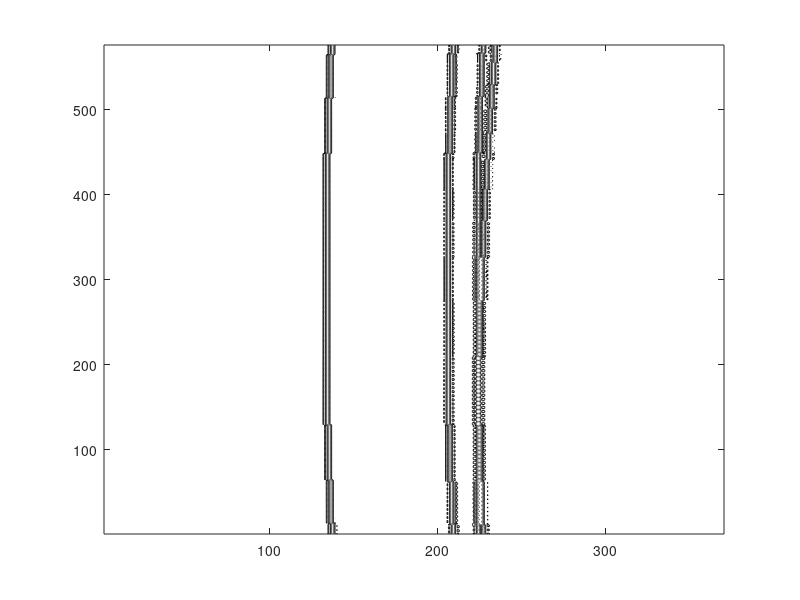

MATLAB code for this plot:
clear all;
%======================================================================
%%% (I) parameters' definition
%======================================================================
c=3e+8;						% speed of light
pi=3.1415926;	 		    % pi
j00=sqrt(-1);			    % square root of -1

res_a=1;				    % required azimuth resolution
res_r=1;				    % required range resolution
k_a=1.2;				    % azimuth factor
k_r=1.2;				    % range factor

Ra=4000.;				    % radar working distance
va=70.; 				    % radar/platform forward velocity
Tp=1.e-6; 					% transmitted pulse width      
fc=3.e+9;	 				% carrier frequency 
FsFactor = 1.5;
theta=90*pi/180;			% squint angle   

%======================================================================

lamda=c/fc;							    % wavelength
Br=k_r*c/2./res_r;					    % required transmitted bandwidth
Fs=Br*FsFactor;						    % A/D sampling rate
bin_r=c/2./Fs;						    % range bin
Kr=Br/Tp;					  		    % range chirp rate	  

La=Ra*k_a*lamda/2/res_a/sin(theta);     % required synthetic aperture length
Ta=La/va;							    % required synthetic aperture time
fdc=2*va*cos(theta)/lamda;              % doppler centriod
fdr=-2*(va*sin(theta)).^2/lamda/Ra;	    % doppler rate
Bd=abs(fdr)*Ta;						    % doppler bandwidth
prf=round(Bd*2);					    % PRF	

%======================================================================
%%%(II) echo return modelling (point target)
%======================================================================

na=fix(Ta*prf/2);					% azimuth sampling number
ta=-na:na;											
ta=ta/prf;							% slow time along azimuth
xa=va*ta-Ra*cos(theta);				% azimuth location along flight track
Na=2*fix(na);

x0=[  0  0  0 100];                  % define multi points if you want
R0=[-50 -10 0  0];                  % x0: azimuth location (positive towards forward velocity)
                                    % R0: slant range location (positive towards far range)

Npt_num = length(x0);

ra=zeros(Npt_num, length(xa));      % calculate every point target's slant range history
for i=1:Npt_num                                    
	ra(i,:)=sqrt((Ra*sin(theta)+R0(i)).^2+(xa+x0(i)).^2);		 
end   

rmax=max(max(ra));					% max. slant range
rmin=min(min(ra));					% min. slant range
rmc=fix((rmax-rmin)/bin_r);			% range migration,	number

rg=0*ra;                            % initialize 
rg=fix((ra-rmin)/bin_r+1);			% range gate index caused by range migration
rgmax=max(max(rg));
rgmin=min(min(rg));

nr=round(Tp*Fs);					% samples of a pluse
tr=1:fix(nr)+1;									
tr=tr/Fs-Tp/2;						% fast time within a pluse duration
Nr=nr+rgmax;

%======================================================================
%%%(II) echo return modelling (point target)
%======================================================================

sig=zeros(Na,Nr); 
for i=1:Na			
	for k=1:Npt_num
  		sig(i,rg(k,i):rg(k,i)+nr)=sig(i,rg(k,i):rg(k,i)+nr)+exp(-j00*4*pi/lamda*ra(k,i))*exp(-j00*pi*Kr*(tr).^2);
   end  
end

%======================================================================
%  Demostrate Range Migration (After Range Compression)
%======================================================================

for i=1:Na
   sig(i,:)=fftshift(fft(sig(i,:)));		
end
dfr=Fs/Nr;
fr=((0:Nr-1)-Nr/2)*dfr;  				
phase1=exp(-j00*pi*(fr).^2/Kr);
for i=1:Na
   sig(i,:)=ifft(fftshift( sig(i,:).*phase1) );		
end   

colormap(gray); contour(abs(sig));
